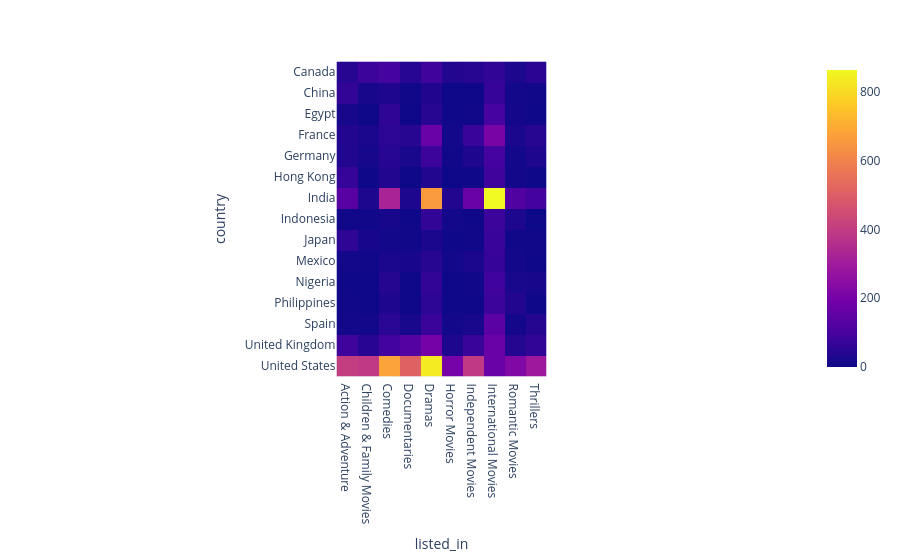

The notebook cell saved with this chart:
### Code cell
df_heatmap = df_map_listed_movie.copy()
# df_heatmap = df_heatmap[df_heatmap["type"] == "Movie"]

top_countries = df_heatmap["country"].value_counts().head(15).index
top_listed = df_heatmap["listed_in"].value_counts().head(10).index

df_heatmap = df_heatmap[
    df_heatmap["country"].isin(top_countries) &
    df_heatmap["listed_in"].isin(top_listed)
]

df_heatmap = (
    df_heatmap.groupby(["listed_in", "country"])
    .agg(Total=("show_id", "count"))
    .reset_index()
)

df_heatmap = df_heatmap.pivot(
    index="country",
    columns="listed_in",
    values="Total"
).fillna(0)

fig = px.imshow(df_heatmap)
fig.show()

### Figure 1 — Plotly figure (JSON) as saved in the notebook; plotly's stock layout.template omitted (floating-point values rounded to 4 significant figures; data arrays with more than 128 entries replaced by an {"elided": "..."} marker saying what was removed)
{"data": [{"coloraxis": "coloraxis", "hovertemplate": "listed_in: %{x}<br>country: %{y}<br>color: %{z}<extra></extra>", "name": "0", "type": "heatmap", "x": ["Action & Adventure", "Children & Family Movies", "Comedies", "Documentaries", "Dramas", "Horror Movies", "Independent Movies", "International Movies", "Romantic Movies", "Thrillers"], "xaxis": "x", "y": ["Canada", "China", "Egypt", "France", "Germany", "Hong Kong", "India", "Indonesia", "Japan", "Mexico", "Nigeria", "Philippines", "Spain", "United Kingdom", "United States"], "yaxis": "y", "z": {"elided": "15x10 float values"}}], "layout": {"coloraxis": {"colorscale": [[0, "#0d0887"], [0.1111, "#46039f"], [0.2222, "#7201a8"], [0.3333, "#9c179e"], [0.4444, "#bd3786"], [0.5556, "#d8576b"], [0.6667, "#ed7953"], [0.7778, "#fb9f3a"], [0.8889, "#fdca26"], [1, "#f0f921"]]}, "margin": {"t": 60}, "xaxis": {"anchor": "y", "constrain": "domain", "domain": [0, 1], "scaleanchor": "y", "title": {"text": "listed_in"}}, "yaxis": {"anchor": "x", "autorange": "reversed", "constrain": "domain", "domain": [0, 1], "title": {"text": "country"}}}}
